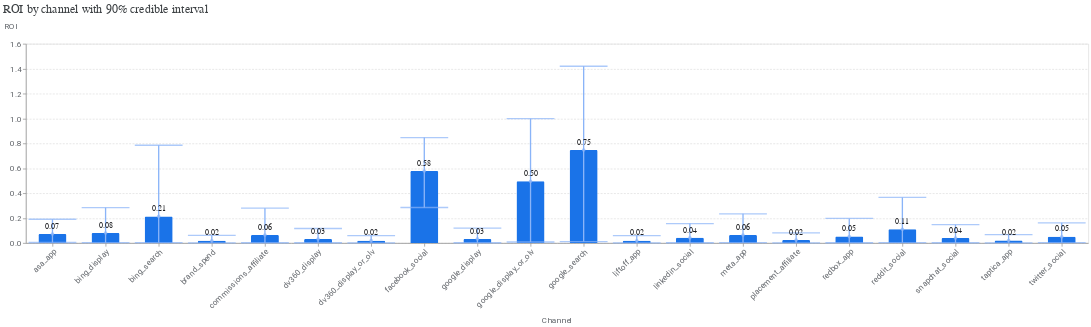

Write notebook code for a chart like this one.
### Code cell
media_summary.plot_roi_bar_chart()

### Figure 1 — Vega-Lite specification as saved in the notebook (floating-point values rounded to 4 significant figures)
{"config": {"view": {"continuousWidth": 300, "continuousHeight": 300}, "axis": {"labelColor": "#5F6368", "labelFont": "Roboto", "labelFontSize": 12, "titleColor": "#5F6368", "titleFont": "Roboto", "titleFontSize": 12, "titleFontWeight": "normal", "titlePadding": 10}, "tick": {"bandSize": 10, "thickness": 2}}, "layer": [{"mark": {"type": "bar", "color": "#1A73E8", "cornerRadiusEnd": 2, "size": 42}, "encoding": {"x": {"axis": {"labelAngle": -45}, "field": "channel", "title": "Channel", "type": "nominal"}, "y": {"axis": {"gridDash": [3, 2], "titleAlign": "left", "titleAngle": 0, "titleY": -20}, "field": "roi", "title": "ROI", "type": "quantitative"}}}, {"mark": {"type": "errorbar", "color": "#8AB4F8", "ticks": true}, "encoding": {"strokeWidth": {"value": 2}, "x": {"field": "channel", "type": "nominal"}, "y": {"field": "ci_hi", "title": "ROI", "type": "quantitative"}, "y2": {"field": "ci_lo"}}}, {"mark": {"type": "point", "color": "#8AB4F8", "filled": true, "tooltip": true}, "encoding": {"x": {"field": "channel", "type": "nominal"}, "y": {"field": "roi", "type": "quantitative"}}}, {"mark": {"type": "text", "align": "center", "baseline": "bottom", "color": "#202124", "dy": -5, "fontSize": 12}, "encoding": {"text": {"field": "roi", "format": ".2f", "type": "quantitative"}, "x": {"axis": {"labelAngle": -45}, "field": "channel", "title": "Channel", "type": "nominal"}, "y": {"axis": {"gridDash": [3, 2], "titleAlign": "left", "titleAngle": 0, "titleY": -20}, "field": "roi", "title": "ROI", "type": "quantitative"}}}], "data": {"name": "data-2ee8c37fe31fda09511a704601e961fe"}, "title": {"text": "ROI by channel with 90% credible interval", "anchor": "start", "color": "#3C4043", "font": "Google Sans Display", "fontSize": 18, "fontWeight": "normal", "offset": 10}, "width": {"step": 80}, "$schema": "https://vega.github.io/schema/vega-lite/v5.20.1.json", "datasets": {"data-2ee8c37fe31fda09511a704601e961fe": [{"channel": "asa_app", "ci_hi": 0.1911, "ci_lo": 0.00414, "roi": 0.07276}, {"channel": "bing_display", "ci_hi": 0.2843, "ci_lo": 0.00282, "roi": 0.0803}, {"channel": "bing_search", "ci_hi": 0.7856, "ci_lo": 0.003499, "roi": 0.2135}, {"channel": "brand_spend", "ci_hi": 0.06107, "ci_lo": 0.001532, "roi": 0.01846}, {"channel": "commissions_affiliate", "ci_hi": 0.28, "ci_lo": 0.002363, "roi": 0.06391}, {"channel": "dv360_display", "ci_hi": 0.1164, "ci_lo": 0.001972, "roi": 0.03257}, {"channel": "dv360_display_or_olv", "ci_hi": 0.0601, "ci_lo": 0.001651, "roi": 0.01881}, {"channel": "facebook_social", "ci_hi": 0.8471, "ci_lo": 0.285, "roi": 0.5782}, {"channel": "google_display", "ci_hi": 0.1201, "ci_lo": 0.00198, "roi": 0.03313}, {"channel": "google_display_or_olv", "ci_hi": 0.9989, "ci_lo": 0.008264, "roi": 0.4952}, {"channel": "google_search", "ci_hi": 1.42, "ci_lo": 0.01156, "roi": 0.7468}, {"channel": "liftoff_app", "ci_hi": 0.06009, "ci_lo": 0.00155, "roi": 0.01849}, {"channel": "linkedin_social", "ci_hi": 0.1565, "ci_lo": 0.002118, "roi": 0.04159}, {"channel": "meta_app", "ci_hi": 0.2343, "ci_lo": 0.002548, "roi": 0.0648}, {"channel": "placement_affiliate", "ci_hi": 0.08108, "ci_lo": 0.001654, "roi": 0.02339}, {"channel": "redbox_app", "ci_hi": 0.1975, "ci_lo": 0.002298, "roi": 0.05186}, {"channel": "reddit_social", "ci_hi": 0.3663, "ci_lo": 0.003544, "roi": 0.1103}, {"channel": "snapchat_social", "ci_hi": 0.1477, "ci_lo": 0.002074, "roi": 0.03943}, {"channel": "taptica_app", "ci_hi": 0.06806, "ci_lo": 0.001724, "roi": 0.0206}, {"channel": "twitter_social", "ci_hi": 0.162, "ci_lo": 0.002686, "roi": 0.04993}]}}
